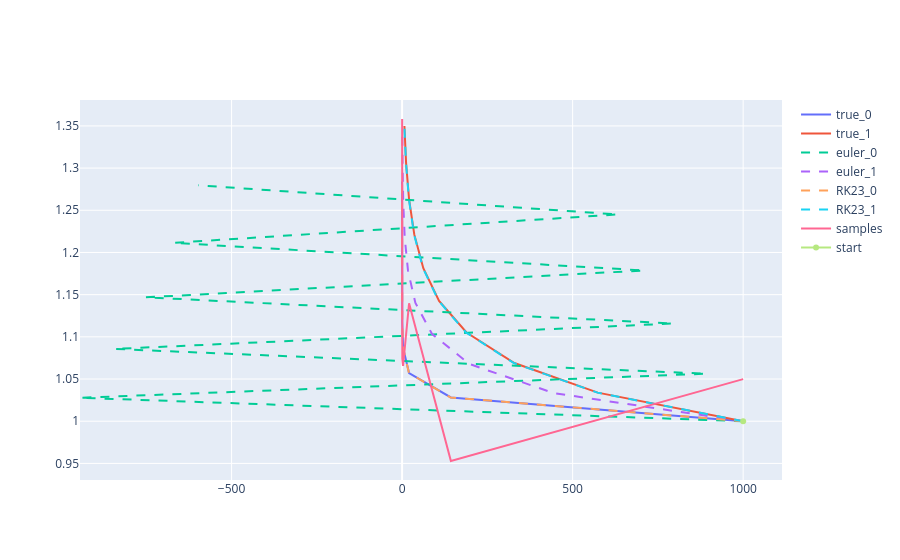

This figure's notebook cell:
### Code cell
def simple_classification():
    np.random.seed(SEED)
    accuracy_df = pd.DataFrame(
        {
            "accuracy": np.zeros([3]),
            "method": ["true", "euler", "RK23"],
        }
    )
    traj_0 = exact_solver(t, systems[0], x0)
    num_traj_points = traj_0.shape[0]

    # compute exact solutions
    true_sol = list(
        systems |
        select(lambda s: exact_solver(t, s, x0))
    )
    # solve sytems with euler
    euler_sol = list(
        systems |
        select(lambda s: euler_solver(t, s, x0))
    )
    # solve sytems with RK23
    RK23_sol = list(
        systems |
        select(lambda s: RK_solver(t, s, x0))
    )
    solutions = {
        "true": true_sol,
        "euler": euler_sol,
        "RK23": RK23_sol
    }
    
    for i in range(NUM_SAMPLES):
        sample_traj = traj_0 + sigma * np.random.randn(num_traj_points, 2)

        if i == 0:
            fig = go.Figure()
            for sol_name, sol in solutions.items():
                for i, sys_sol in enumerate(sol):
                    line = dict(dash="dash") if sol_name.count("true") == 0 else None
                    fig.add_trace(
                        go.Scatter(
                            x=sys_sol[:, 0],
                            y=sys_sol[:, 1],
                            mode='lines',
                            name=f"{sol_name}_{i}",
                            line=line
                        )
                    )
            fig.add_trace(
                go.Scatter(
                    x=sample_traj[:, 0],
                    y=sample_traj[:, 1],
                    name="samples",
                    mode='lines'
                )
            )
            fig.add_trace(
                go.Scatter(
                    x=[x0[0]],
                    y=[x0[1]],
                    name="start"
                )
            )
            fig.show()

        for sol_name, sol in solutions.items():
            sol_losses = list(
                range(2) |
                select(lambda sys_id: cls_loss(sample_traj, sol[sys_id]))
            )
            if sol_losses[0] < sol_losses[1]:
                accuracy_df.loc[
                    accuracy_df["method"] == sol_name, 
                    "accuracy"
                ] += 1.
    accuracy_df.loc[:, "accuracy"] /= NUM_SAMPLES

    return accuracy_df

accuracy_df = simple_classification()
accuracy_df

### Figure 1 — Plotly figure (JSON) as saved in the notebook; plotly's stock layout.template omitted (floating-point values rounded to 4 significant figures)
{"data": [{"mode": "lines", "name": "true_0", "type": "scatter", "x": [1000.0, 143.1, 20.47, 2.928, 0.4189, 0.05994, 0.008575, 0.001227, 0.0001755, 2.511e-05], "y": [1.0, 1.028, 1.057, 1.087, 1.118, 1.149, 1.181, 1.215, 1.249, 1.284]}, {"mode": "lines", "name": "true_1", "type": "scatter", "x": [1000.0, 573.8, 329.2, 188.9, 108.4, 62.18, 35.67, 20.47, 11.74, 6.738], "y": [1.0, 1.034, 1.069, 1.105, 1.143, 1.181, 1.221, 1.263, 1.306, 1.35]}, {"line": {"dash": "dash"}, "mode": "lines", "name": "euler_0", "type": "scatter", "x": [1000.0, -944.4, 892.0, -842.4, 795.6, -751.4, 709.7, -670.2, 633.0, -597.8], "y": [1.0, 1.028, 1.056, 1.086, 1.116, 1.147, 1.179, 1.211, 1.245, 1.28]}, {"line": {"dash": "dash"}, "mode": "lines", "name": "euler_1", "type": "scatter", "x": [1000.0, 444.4, 197.5, 87.79, 39.02, 17.34, 7.707, 3.425, 1.522, 0.6766], "y": [1.0, 1.033, 1.068, 1.103, 1.14, 1.178, 1.217, 1.258, 1.3, 1.343]}, {"line": {"dash": "dash"}, "mode": "lines", "name": "RK23_0", "type": "scatter", "x": [1000.0, 141.8, 20.08, 2.843, 0.4026, 0.05698, 0.008066, 0.001139, 0.000158, 1.821e-05], "y": [1.0, 1.028, 1.057, 1.087, 1.118, 1.149, 1.181, 1.215, 1.249, 1.284]}, {"line": {"dash": "dash"}, "mode": "lines", "name": "RK23_1", "type": "scatter", "x": [1000.0, 572.9, 327.7, 187.5, 107.3, 61.37, 35.1, 20.07, 11.49, 6.575], "y": [1.0, 1.034, 1.069, 1.105, 1.143, 1.181, 1.221, 1.263, 1.306, 1.35]}, {"mode": "lines", "name": "samples", "type": "scatter", "x": [999.9, 143.1, 20.44, 2.807, 0.4822, 0.02599, 0.08314, -0.02097, 0.1105, 0.05023], "y": [1.05, 0.9529, 1.14, 1.065, 1.074, 1.144, 1.149, 1.193, 1.358, 1.303]}, {"name": "start", "type": "scatter", "x": [1000], "y": [1]}], "layout": {}}
